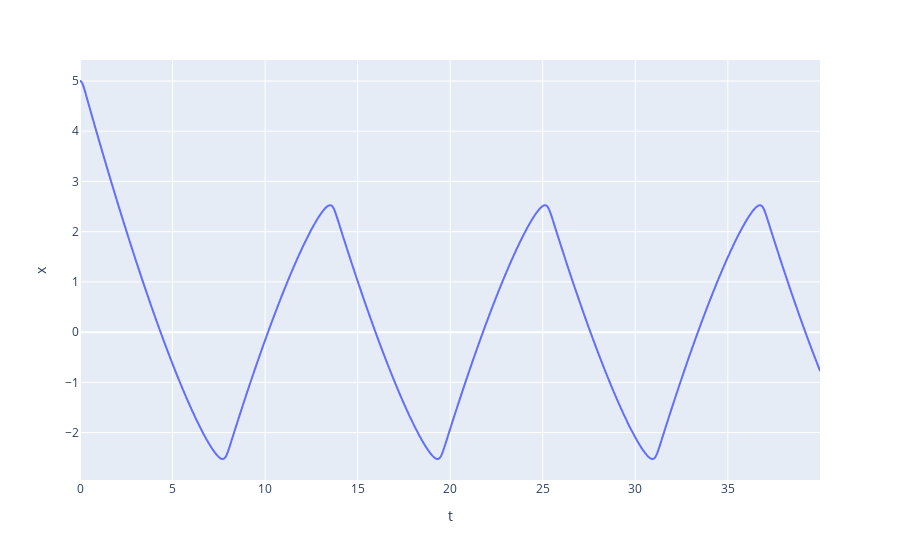

The code cell stored with this chart in its notebook:
### Code cell
px.line(df, x='t', y='x').show()

### Figure 1 — Plotly figure (JSON) as saved in the notebook; plotly's stock layout.template omitted (floating-point values rounded to 4 significant figures; data arrays with more than 128 entries replaced by an {"elided": "..."} marker saying what was removed)
{"data": [{"hovertemplate": "t=%{x}<br>x=%{y}<extra></extra>", "legendgroup": "", "line": {"color": "#636efa", "dash": "solid"}, "marker": {"symbol": "circle"}, "mode": "lines", "name": "", "showlegend": false, "type": "scattergl", "x": {"elided": "2000 float values"}, "xaxis": "x", "y": {"elided": "2000 float values"}, "yaxis": "y"}], "layout": {"legend": {"tracegroupgap": 0}, "margin": {"t": 60}, "xaxis": {"anchor": "y", "domain": [0, 1], "title": {"text": "t"}}, "yaxis": {"anchor": "x", "domain": [0, 1], "title": {"text": "x"}}}}
